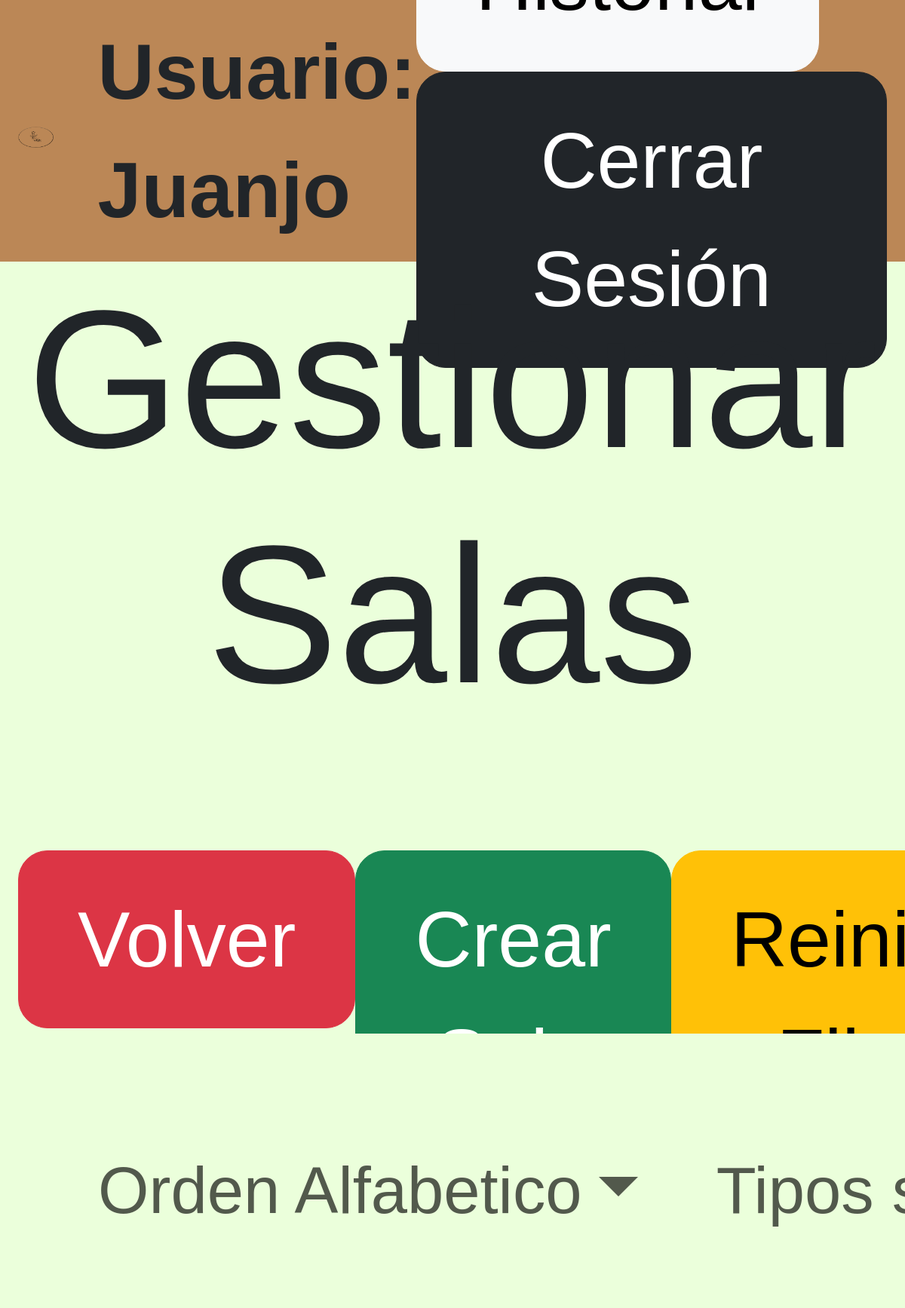
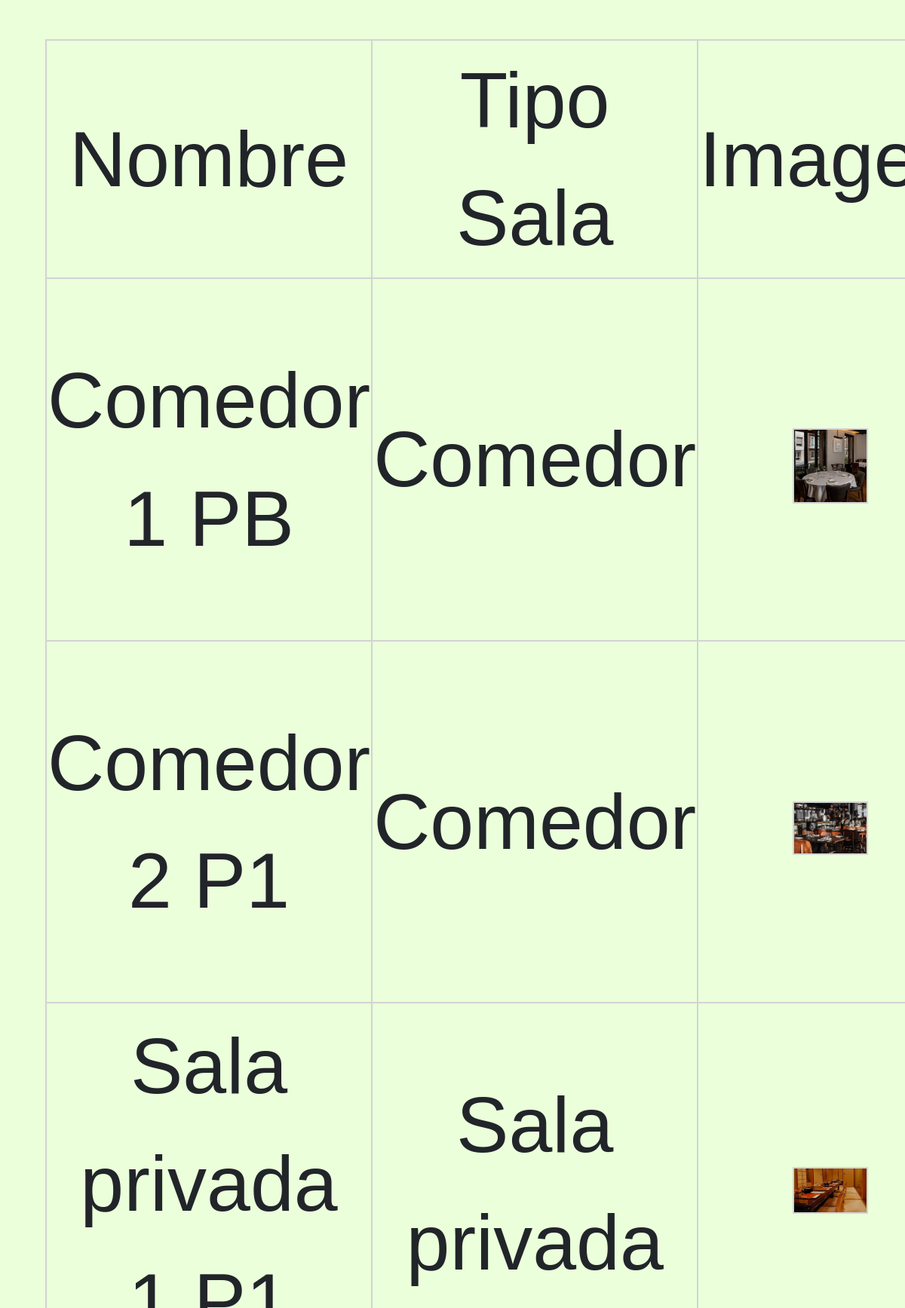
The app's page /view/admin/gestionarSalas.php?orden=asc (signed in) with its own data (2 pictures, top to bottom).
### tables this page shows
CREATE TABLE `sala` (
  `id_sala` INT NOT NULL AUTO_INCREMENT,
  `id_tipoSala` INT NOT NULL,
  `nombre_sala` VARCHAR(45) NOT NULL,
  `imagen_sala` VARCHAR(255) NOT NULL,
  PRIMARY KEY (`id_sala`)
);

CREATE TABLE `tipo_sala` (
  `id_tipoSala` INT NOT NULL AUTO_INCREMENT,
  `tipo_sala` VARCHAR(45) NOT NULL,
  PRIMARY KEY (`id_tipoSala`)
);

### procesos/filtrosSalas.php (called while the page is built)
<?php
    try{
        if(isset($_GET['orden'])){
            $orden = htmlspecialchars($_GET['orden']);
            $sqlOrden = "SELECT s.id_sala, s.nombre_sala, tp.tipo_sala, imagen_sala
                        FROM sala s
                        LEFT JOIN tipo_sala tp ON s.id_tipoSala = tp.id_tipoSala
                        ORDER BY s.nombre_sala $orden";
            $stmtResultado = $conn->prepare($sqlOrden);
        } else if(isset($_GET['popularidad'])){
            $popularidad = htmlspecialchars($_GET['popularidad']);
            $sqlPopularidad = "SELECT s.id_sala, s.nombre_sala, tp.tipo_sala, imagen_sala, COUNT(h.id_historial) AS total_historial
                            FROM sala s
                            LEFT JOIN tipo_sala tp ON s.id_tipoSala = tp.id_tipoSala
                            LEFT JOIN mesa m ON s.id_sala = m.id_sala
                            LEFT JOIN historial h ON m.id_mesa = h.id_mesa";
            if(isset($_SESSION['tipoSala'])){
                $tipoSalaSumativo = $_SESSION['tipoSala'];
                $sqlPopularidad .= " WHERE s.id_tipoSala = :tipoSalaSumativo";
            }
            $sqlPopularidad .= " GROUP BY s.id_sala
                            ORDER BY total_historial $popularidad";
            $stmtResultado = $conn->prepare($sqlPopularidad);
            if(isset($_SESSION['tipoSala'])){
                $stmtResultado->bindParam(":tipoSalaSumativo", $tipoSalaSumativo, PDO::PARAM_INT);
            }
        } else if(isset($_GET['tipoSala'])){
            $tipoSala = htmlspecialchars($_GET['tipoSala']);
            $sqlTiposSlas = "SELECT s.id_sala, s.nombre_sala, tp.tipo_sala, imagen_sala
                            FROM sala s
                            LEFT JOIN tipo_sala tp ON s.id_tipoSala = tp.id_tipoSala
                            WHERE s.id_tipoSala = :tipoSala";
            $stmtResultado = $conn->prepare($sqlTiposSlas);
            $stmtResultado->bindParam(":tipoSala", $tipoSala, PDO::PARAM_INT);
            $_SESSION['tipoSala'] = $tipoSala;
        } else if(isset($_GET['disponibles'])){
            $disponibles = 0;
            $sqlDisponibles = "SELECT s.id_sala, s.nombre_sala, tp.tipo_sala, imagen_sala, COUNT(m.id_mesa) AS total_mesas
                                FROM sala s
                                LEFT JOIN tipo_sala tp ON s.id_tipoSala = tp.id_tipoSala
                                LEFT JOIN mesa m ON s.id_sala = m.id_sala
                                WHERE m.libre = :libre";
            if(isset($_SESSION['tipoSala'])){
                $tipoSalaDisponibles = $_SESSION['tipoSala'];
                $sqlDisponibles .= " AND s.id_tipoSala = :tipoSalaDisponibles";
            }
            $sqlDisponibles .= " GROUP BY s.id_sala";
            $stmtResultado = $conn->prepare($sqlDisponibles);
            $stmtResultado->bindParam(':libre',$disponibles, PDO::PARAM_INT);
            if(isset($_SESSION['tipoSala'])){
                $stmtResultado->bindParam(":tipoSalaDisponibles", $tipoSalaDisponibles, PDO::PARAM_INT);
            }
        } else if(isset($_GET['query'])){
            $query = trim($_GET['query']);
            $queryConcadenado = "%$query%";
            $sqlBusquedaSalas = "SELECT s.id_sala, s.nombre_sala, tp.tipo_sala, imagen_sala
                                FROM sala s
                                LEFT JOIN tipo_sala tp ON s.id_tipoSala = tp.id_tipoSala
                                WHERE s.nombre_sala LIKE :busqueda1 OR tp.tipo_sala LIKE :busqueda2";
            $stmtResultado = $conn->prepare($sqlBusquedaSalas);
            $stmtResultado->bindParam(":busqueda1", $queryConcadenado);
            $stmtResultado->bindParam(":busqueda2", $queryConcadenado);
            $_SESSION['querySalas'] = $query;
        } else {
            $sqlSalas = "SELECT s.id_sala, s.nombre_sala, tp.tipo_sala, imagen_sala
                        FROM sala s
                        LEFT JOIN tipo_sala tp ON s.id_tipoSala = tp.id_tipoSala";
            $stmtResultado = $conn->prepare($sqlSalas);
        }
        $stmtResultado->execute();
        $resultadosSalas = $stmtResultado->fetchAll(PDO::FETCH_ASSOC);
    } catch (PDOException $e) {
        echo "Error: ". $e->getMessage();
        die();
    }

### view/admin/gestionarSalas.php (the view, shortened to what this page needs)
<?php
    require_once '../../procesos/conexion.php';
    require_once '../../procesos/filtrosSalas.php'
?>
<!DOCTYPE html>
<html lang="en">
<head>
    <link rel="stylesheet" href="../../css/admin.css">
    <link rel="stylesheet" href="https://cdnjs.cloudflare.com/ajax/libs/bootstrap/5.3.0/css/bootstrap.min.css">
    <link rel="stylesheet" href="https://cdn.jsdelivr.net/npm/sweetalert2@11.14.5/dist/sweetalert2.min.css">
</head>
<body class="body2">
    <header>
        <nav>
            <div id="pequeño2">
                <img src="../../img/logoRestaurante.png" alt="Logo" id="logo2">
            </div>
            <div class="sesionIniciada">
                <p>Usuario: <?php echo $_SESSION['nombre']?></p>
            </div>
            <div class="cerrarSesion">
                <a id="bug" href="../filtros.php">
                    <button type="submit" class="btn btn-light"  id="cerrarSesion">Historial</button>
                </a>
                <a href="../../procesos/logout.php">
                    <button type="submit" class="btn btn-dark" id="cerrarSesion">Cerrar Sesión</button>
                </a>
            </div>
        </nav>
    </header>
    <h1>Gestionar Salas</h1>
    <div id="divReiniciar">
        <a href="borrarSesionesSalas.php?salir=1">
            <button class="btn btn-danger">Volver</button>
        </a>
        <a href="crearSala.php">
            <button class="btn btn-success">Crear Sala</button>
        </a>
        <a href="borrarSesionesSalas.php?borrar=5">
            <button class="btn btn-warning">Reiniciar Filtros</button>
        </a>
    </div>
    <nav class="navbar navbar-expand-lg barra">
    <div class="container-fluid">
        <div class="collapse navbar-collapse" id="navbarSupportedContent">
            <ul class="navbar-nav me-auto mb-2 mb-lg-0">
                <li class="nav-item dropdown">
                    <a class="nav-link dropdown-toggle enlace-barra" href="#" role="button" data-bs-toggle="dropdown" aria-expanded="false">Orden Alfabetico</a>
                </li>
                <li class="nav-item dropdown">
                    <a class="nav-link dropdown-toggle" href="#" role="button" data-bs-toggle="dropdown" aria-expanded="false">Tipos salas</a>
                </li>
            </ul>
        </div>
    </div>
    </nav>
    <?php
        if($resultadosSalas){
            echo "<table>";
            echo "<thead>";
            echo "<tr>";
            echo "<th>Nombre</th>";
            echo "<th>Tipo Sala</th>";
            echo "<th>Imagen</th>";
            echo "</tr>";
            echo "</thead>";
            echo "<tbody>";
            foreach($resultadosSalas as $fila){
                $idSala = htmlspecialchars($fila['id_sala']);
                $nombreSala = htmlspecialchars($fila['nombre_sala']);
                $imagenSala = htmlspecialchars($fila['imagen_sala']);
                $tipoSala = htmlspecialchars($fila['tipo_sala']);
                echo "<tr>
                    <td>$nombreSala</td>
                    <td>$tipoSala</td>
                    <td class='tabla-imagen'><img src='../../$imagenSala'></td>";
                echo "<td>
                        <a href='editarSala.php?id=$idSala' class='btn btn-warning'>Editar</a>
                        <a href='#' onclick='confirmarEliminacion($idSala)' class='btn btn-danger'>Eliminar</a>
                    </td>
                </tr>";
            }
            echo "</tbody>";
            echo "</table>";
        } else {
            echo "<p>No hay resultados</p>";
        }
    ?>
</body>
</html>

### css/admin.css (style rules this page uses)
* { font-family: "Exo", sans-serif; font-optical-sizing: auto; font-weight: 500; font-style: normal; font-size: 3vh }
body, html { height: 100vh; width: 100vw; overflow-x: hidden }
h1 { text-align: center; }
.tabla-imagen img { max-width: 100px; max-height: 100px; object-fit: cover; }
header { width: 100vw; height: 10vh; background-color: #bb8756; }
button { margin-top: 3vh !important; margin-bottom: 3vh !important; }
#logo2 { height: auto; width: 45%; }
#pequeño2 { align-content: center; height: 100%; width: 20%; }
.body2 { background-color: #EBFFDB; min-height: 100vh !important; }
nav, ul { height: 100% !important; }
nav { display: flex; justify-content: space-between; align-items: center; margin-right: 2vw; margin-left: 2vw }
ul { margin: 0 !important; padding: 0 !important; display: flex; }
p { font-weight: bolder; }
#cerrarSesion, p { margin: 0 !important; }
.btn-danger { margin-left: 2vw; margin-bottom: 0 !important; }
.barra { height: 12vh !important; padding: 0 !important; margin: 0 !important; background-color: #EBFFDB; }
#bug { color: #bb8756 !important; }
.barra * { font-size: 2.5vh; }
table { width: 90vw; margin-left: 5vw; margin-right: 5vw; }
table * { text-align: center; border: lightgray 2px solid !important; }
#divReiniciar { display: flex; width: 100vw; justify-content: space-between; padding-right: 2vw; height: 10vh !important; }

### records on screen
sala: nombre_sala "Comedor 1 PB", id_tipoSala.tipo_sala "Comedor", imagen_sala (picture)
sala: nombre_sala "Comedor 2 P1", id_tipoSala.tipo_sala "Comedor", imagen_sala (picture)
sala: nombre_sala "Sala privada…", id_tipoSala.tipo_sala "Sala privada", imagen_sala (picture)

### other values on screen
$_SESSION['nombre'] "Juanjo"
